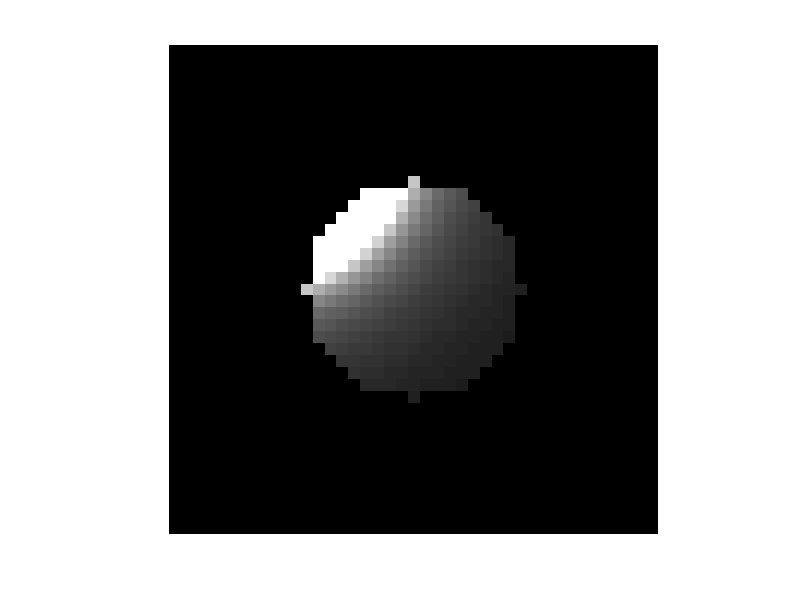

MATLAB code for this plot: (Note: this script raises an error after producing the figure.)
%% simulation setup
rng('default');
rng(88);
nFrame = 33;
trg = 0:(nFrame-1);
a = 0.7;
tau = 3;
xc = a*(1-exp(-trg/tau));
F0 = 0.05;  % 0.05
K = 20;
Nx = 41;
Ny = 41;
pattenType = 0;

%% init
A = zeros(Nx,Ny);
D = A;  % distance to the image center
E = A;  % distance to the light source
[ax,ay] = find(A==0);

distBead = sqrt((ax-21).^2 + (ay-21).^2);
D(sub2ind(size(A),ax,ay)) = distBead;
A(D<=9) = 1;
[rx,ry] = find(A>0);
resBead = {[rx,ry]};

if pattenType==0
    distDye = sqrt((ax-8).^2 + (ay-8).^2) + 1;
    E(sub2ind(size(A),ax,ay)) = distDye;
    A = A./abs(E-12.01)*2;
    A(A>1) = 1;
%     A(A<0.4) = 0.05;
else
    A = A.*(D.^2./60);
    A(D>8 & D<=9) = 0.5;
%     A(D<7) = 0.01;
    A(A>1) = 1;
%     A(D<7) = 0.6;
%     A(D<5) = 0.3;
%     A(D<2) = 0.1;
end
figure;imshow(A)

X = zeros(Nx,Ny,nFrame);
for ii=1:nFrame
%     X0 = A*xc(ii);
    X0 = A*xc(ii)*F0*K + F0;
    X0(A==0) = 0;
    X(:,:,ii) = X0;
end
d0 = A(A>0) * xc + F0;
% figure;plot(d0');ylim([0,1])

%% detection
serg = flip([0.01,0.02,0.05,0.1,0.2,0.3,0.5]);
% serg = 0.001;
Nsnr = length(serg);
err_snr = zeros(Nsnr,5);
Nsim = 1000;
for ss=1:Nsnr
    se0 = serg(ss);
    fprintf('SE is %f\n',se0);
    err = zeros(Nsim,5);
%     for ii=1:Nsim
    parfor ii=1:Nsim
        %     fprintf('%d\n',ii);
        Y = X + randn(size(X))*se0;
%         Y(Y>1) = 1;
%         Y(Y<0) = 0;
        % figure;plot(reshape(Y(21,21,:),[],1));
        
        % FA -----
        m1 = beadExtractFANorm(Y, resBead, './output/', 1, 0, 0);
%         m1 = m1-min(m1);
        m1norm = m1/mean(m1)*mean(xc);
        err1 = mean((m1norm - xc).^2);
        
%         if err1>0.02
%             keyboard
%         end
        
        % Mean --
        tmpIdx = resBead{1};
        beadIdxEle = sub2ind([Nx,Ny],tmpIdx(:,1),tmpIdx(:,2));
        sig1 = reshape(Y,[],nFrame);
        sig1Sel = sig1(beadIdxEle,:);
        m2 = mean(sig1Sel-F0,1);
%         m2 = m2 - min(m2);
        m2norm = m2/mean(m2)*mean(xc);
        err2 = mean((m2norm - xc).^2);
        
        % Oracle --
        wt1 = reshape(A,[],1);
        wt1 = wt1(beadIdxEle);
        coef = 1/(wt1'*wt1)*wt1';
        m3 = coef*(sig1Sel-F0);        
        
%         sig1Wt = bsxfun(@times,sig1Sel-F0,wt1);
%         m3 = mean(sig1Wt,1);
% %         m3 = m3 - F0;
% %         m3 = m3 - min(m3);
        m3norm = m3/mean(m3)*mean(xc);
        err3 = mean((m3norm - xc).^2);
        
        % Ring --
        m4 = beadExtract(Y, [21 21], 9, 5, 8, './output/', 1, 0);
        m4 = m4 - F0;
%         m4 = m4-min(m4);
        m4norm = m4/mean(m4)*mean(xc);
        err4 = mean((m4norm - xc).^2);
        
        % NMF --
        [W,m5] = nnmf(sig1Sel-F0,1);
%         m5 = m5-F0;
%         m5 = m5-min(m5);
        m5norm = m5/mean(m5)*mean(xc);
        err5 = mean((m5norm - xc).^2);
        
%         W1 = W./mean(W).*mean(wt1);
%         var(wt1-W1)
        
        err(ii,:) = [err1,err2,err3,err4,err5];
    end
    err_snr(ss,:) = mean(err,1);
%     err_snr(ss,:) = median(err,1);
end

figure;
semilogy(-10*log10(serg.^2),err_snr);
legend('factor analysis','mean','oracle','ring','NMF','Location','northeast');
xlabel('-10*log10(noise variance)');
ylabel('MSE');

% erra = err(:,1);
% erra = erra(erra<1e-3);
% fprintf('%f\n',mean(erra))
% fprintf('%f\n',mean(err(:,2)))
% fprintf('%f\n',mean(err(:,3)))
% fprintf('%f\n',mean(err(:,4)))

% % display --
% figure;plot(sig1')
% figure;plot(xc);hold on
% plot(m1norm);
% plot(m2norm);
% plot(m3norm);
% plot(m4norm);
% legend('ground truth','factor analysis','mean','oracle','ring','Location','southeast');
% hold off







